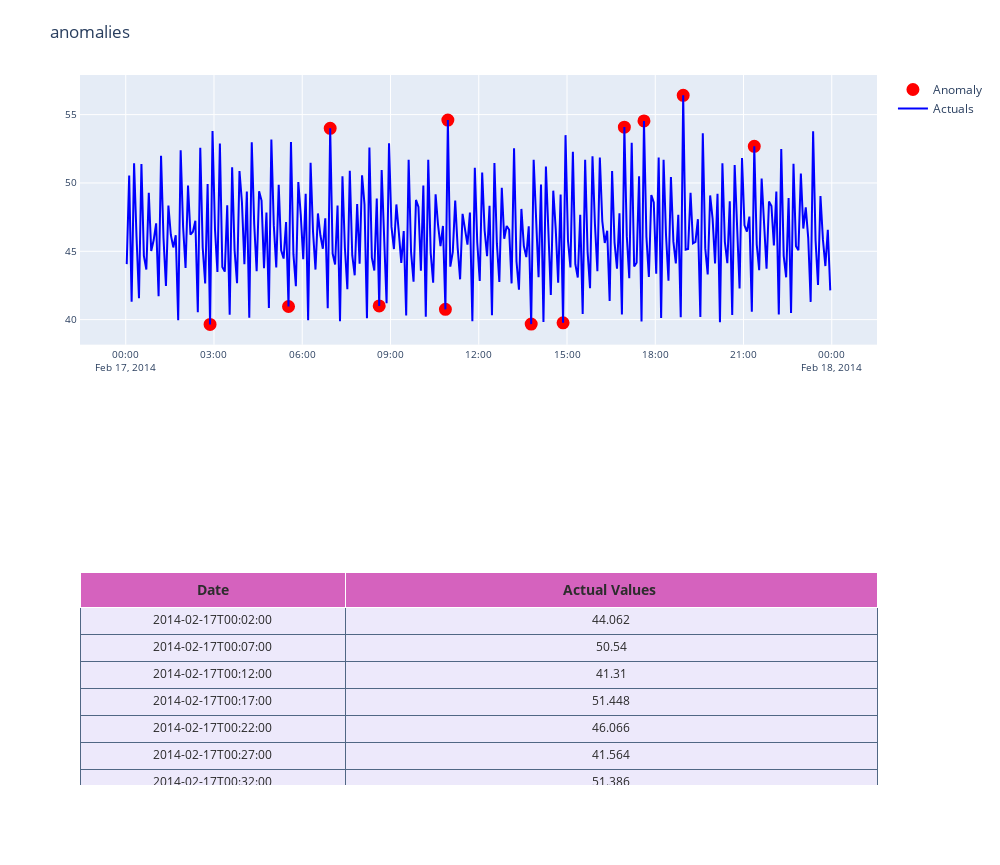

This figure's notebook cell:
### Code cell
from sklearn.ensemble import IsolationForest
#to_model_column='value'
clf=IsolationForest(n_estimators=10, max_samples='auto', contamination=float(.04), \
                        max_features=1.0, bootstrap=False, n_jobs=-1, random_state=42, verbose=0,behaviour='new')
clf.fit(df[['value']])
df['scores']=clf.decision_function(df[['value']])
df['anomaly']=clf.predict(df[['value']])
df.loc[df['anomaly'] == 1,'anomaly'] = 0
df.loc[df['anomaly'] == -1,'anomaly'] = 1
plot_anomaly(df,'anomalies')

### Figure 1 — Plotly figure (JSON) as saved in the notebook; plotly's stock layout.template omitted (floating-point values rounded to 4 significant figures; data arrays with more than 128 entries replaced by an {"elided": "..."} marker saying what was removed)
{"data": [{"cells": {"align": ["center", "center", "center", "center", "center"], "fill": {"color": {"elided": "1x288 str values"}}, "font": {"color": ["rgb(40, 40, 40)", "rgb(40, 40, 40)", "rgb(40, 40, 40)", "rgb(40, 40, 40)", "rgb(40, 40, 40)"], "size": 12}, "height": 27, "line": {"color": "#506784"}, "suffix": [null, "", "", "%", ""], "values": {"elided": "2x288 mixed values"}}, "columnwidth": [1, 2], "domain": {"x": [0, 1], "y": [0, 0.3]}, "header": {"fill": {"color": "#d562be"}, "font": {"color": ["rgb(45, 45, 45)", "rgb(45, 45, 45)", "rgb(45, 45, 45)", "rgb(45, 45, 45)", "rgb(45, 45, 45)"], "size": 14}, "height": 20, "values": [["<b>Date</b>"], ["<b>Actual Values </b>"]]}, "type": "table"}, {"marker": {"color": "red", "line": {"color": "red", "width": 2}, "size": 11}, "mode": "markers", "name": "Anomaly", "showlegend": true, "type": "scatter", "x": {"elided": "288 str values"}, "xaxis": "x", "y": {"elided": "288 float values"}, "yaxis": "y"}, {"marker": {"color": "blue", "line": {"width": 1}, "size": 12}, "mode": "lines", "name": "Actuals", "type": "scatter", "x": {"elided": "288 str values"}, "xaxis": "x", "y": {"elided": "288 float values"}, "yaxis": "y"}], "layout": {"autosize": false, "height": 865, "margin": {"t": 75}, "showlegend": true, "title": {"text": "anomalies"}, "width": 1000, "xaxis": {"anchor": "y", "domain": [0, 1], "gridcolor": "#ffffff", "mirror": true, "showgrid": true, "showline": true, "showticklabels": true, "tickfont": {"size": 10}, "ticklen": 4, "zeroline": false}, "yaxis": {"anchor": "x", "domain": [0.62, 1], "gridcolor": "#ffffff", "hoverformat": ".2f", "mirror": true, "showgrid": true, "showline": true, "tickfont": {"size": 10}, "ticklen": 4, "zeroline": false}}}
